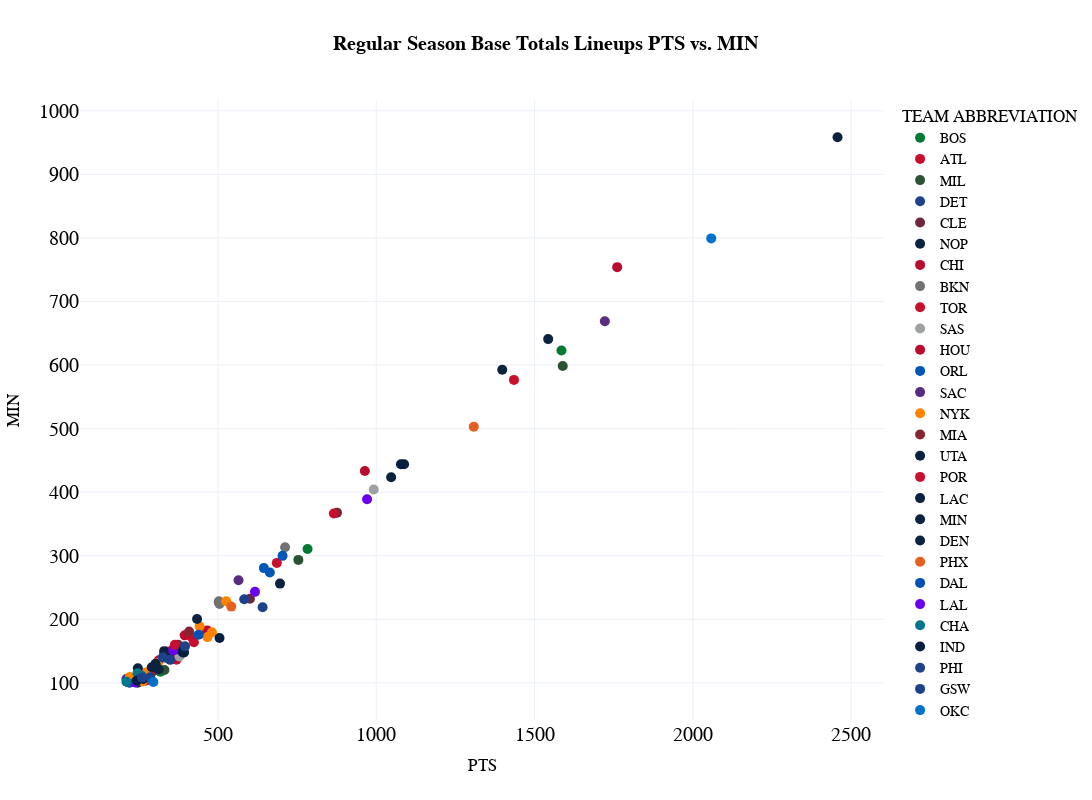

This figure's notebook cell:
### Code cell
cat1="PTS"
cat2="MIN"

fig_scatter = px.scatter(
  df_totals[df_totals["MIN"]>100], 
  x=cat1, 
  y=cat2,
  color='TEAM ABBREVIATION',
  color_discrete_map=team_color_dict,     
  title="<b>{} Base Totals Lineups {} vs. {}</b>".format(types,cat1,cat2),
  template="plotly_white",
  hover_data=['GROUP NAME', 'TEAM ABBREVIATION', 'GP', 'W', 'L', 'W PCT', 'MIN',
       'FGM', 'FGA', 'FG3M', 'FG3A', 'FTM', 'FTA', 'OREB', 'DREB', 'REB',
       'AST', 'TOV', 'STL', 'BLK', 'BLKA', 'PF', 'PFD', 'PTS', 'PLUS MINUS',
       'FG PCT', 'FT PCT', 'FG3 PCT'], 
  height=800, 
  width=1200,
  )

fig_scatter.update_layout(
    title_x=0.5,
    hoverlabel=dict(
        bgcolor="white",
        font_size=16,
        font_family="PT Sans Narrow"
    ),
    yaxis = dict(tickfont = dict(size=20)),
    xaxis = dict(tickfont = dict(size=20)),
    font=dict(
        family="PT Sans Narrow",
        size=14,
        color="Black"
    ),
    title_font_family="PT Sans Narrow"
)
fig_scatter.update_traces(marker={'size': 10})

fig_scatter
